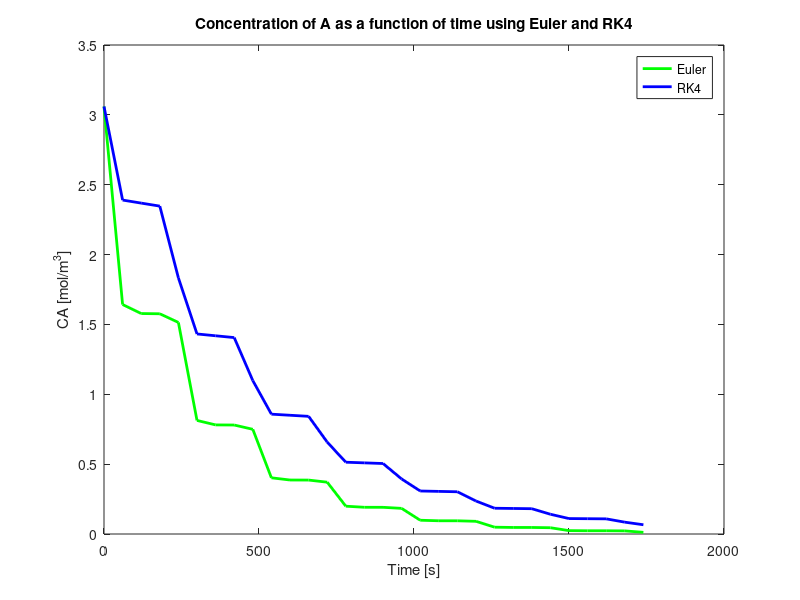
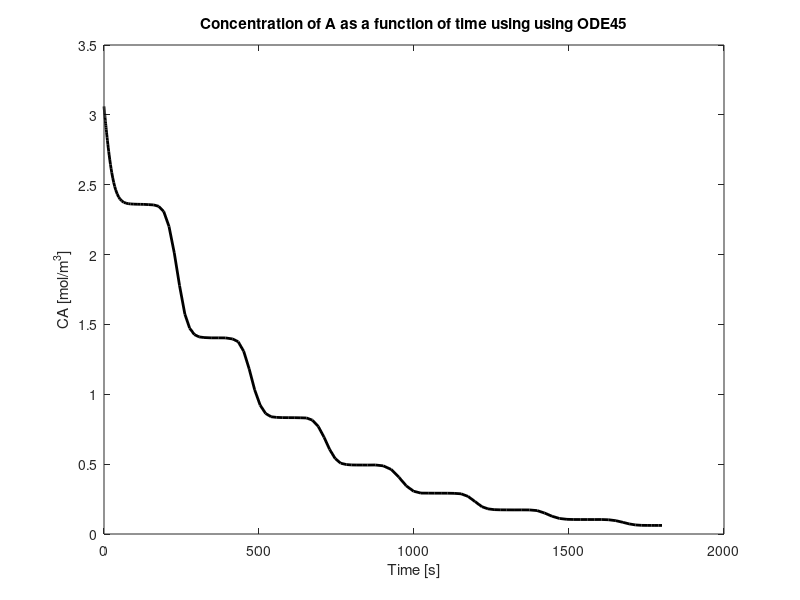

Reproduce these figures in MATLAB, in order.
clear all;
clc;
format long;

% The following code will implement Euler's method and RK4 to solve an IVP
% Plots with varying step sizes will be produced
% ODE45 is also used to solve the IVP

a = 0; % starting time in units of seconds
b = 1800; % ending time in units of seconds
N = 30; % number of iterations N = 1800 for 1 sec step size, N = 180 for 10 sec step size, N = 30 for 1 minutes step size
h = (b-a)/N; % step size
c = 3.06;   %initial concentration of A and B

Euler = zeros(1,N); % createa a 1 by N array for Euler
t = zeros(1,N);     % creates a 1 by N array for t
RK = zeros(1,N);    % creates a 1 by N array for  RK

Euler(1) = c;       % sets initial concentration value
RK(1) = c;          % sets initial concentration value
t(1) = a;           % sets initial time value

z = pi/120;

for i = 1:(N-1) 
    
  Euler(i+1) = Euler(i) + h*(-4000*(exp(-5000/(60*cos(z*t(i))+320)))*Euler(i)); % Iteration for Euler's method
    
  k1 = h*(-4000*(exp(-5000/(60*cos(z*t(i))+320)))*RK(i)); % first function evaluation for RK
  k2 = h*(-4000*(exp(-5000/(60*cos(z*(t(i)+(h/2)))+320)))*(RK(i)+(k1/2))); % second function evaluation for RK
  k3 = h*(-4000*(exp(-5000/(60*cos(z*(t(i)+(h/2)))+320)))*(RK(i)+(k2/2)));% third function evaluation for RK
  k4 = h*(-4000*(exp(-5000/(60*cos(z*(t(i)+h))+320)))*(RK(i)+k3));% fourth function evaluation for RK
  RK(i+1) = RK(i) + (1/6)*(k1+(2*k2)+(2*k3)+k4); % iterative step for RK
  
  t(i+1) = t(i) + h; % increments time 
end

% This will print out the concentration of B at the end of 30 minutes
fprintf('The amount of CB using a step size of %3.3i seconds according the Euler and RK4 are %4.6i, %4.6i, repsectively.\n',h, 3.06 + (3.06 - Euler(end)),3.06 + (3.06 - RK(end)));

% This will create a figure that will contain plots of Eulers method and
% RK4 solutions
figure(1)
plot(t,Euler,'g-','LineWidth',2)
hold on
plot(t,RK,'b-','LineWidth',2)
title('Concentration of A as a function of time using Euler and RK4');
ylabel('CA [mol/m^3]');
xlabel('Time [s]');
legend('Euler','RK4','Location', 'Northeast');


% This function will be plugged into ODE45 ( x = t, u = CA)
functhand = @(x, u) (-4000.*(exp(-5000/(60.*cos(z.*x)+320)))).*u;
[TOUT,YOUT] = ode45(functhand,[a b],c); % TOUT will store time values, and YOUT will store concentration of a values

%This will create a plot of ODE45 solution
fprintf('The amount of CB according to ODE45 is %4.6f.\n', 3.06 +(3.06 - YOUT(end)));
figure(2)
plot(TOUT,YOUT,'k-','LineWidth',2)
title('Concentration of A as a function of time using using ODE45');
ylabel('CA [mol/m^3]');
xlabel('Time [s]');

%[TOUT YOUT]
    
    
